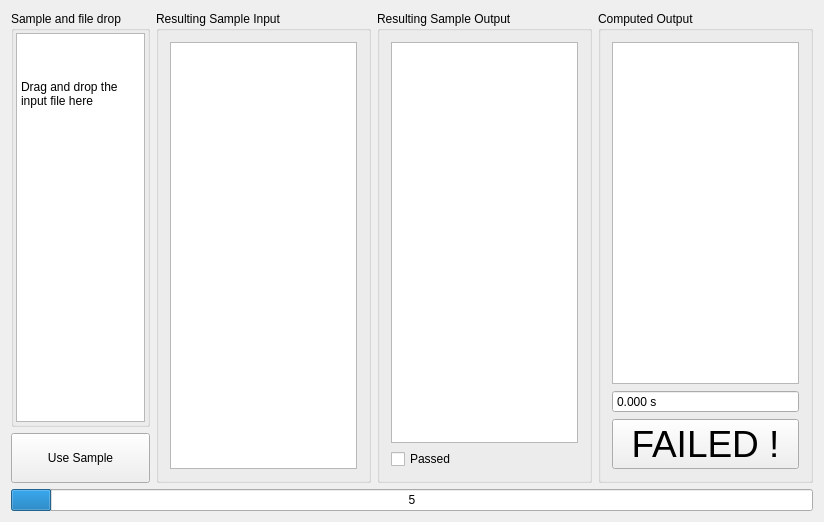
<?xml version="1.0" encoding="UTF-8"?>
<ui version="4.0">
 <class>StandingOvationClass</class>
 <widget class="QWidget" name="StandingOvationClass">
  <property name="geometry">
   <rect>
    <x>0</x>
    <y>0</y>
    <width>824</width>
    <height>522</height>
   </rect>
  </property>
  <property name="acceptDrops">
   <bool>true</bool>
  </property>
  <property name="windowTitle">
   <string>StandingOvation</string>
  </property>
  <layout class="QVBoxLayout" name="verticalLayout_6">
   <item>
    <layout class="QHBoxLayout" name="horizontalLayout_2">
     <item>
      <layout class="QVBoxLayout" name="verticalLayout_5" stretch="0,0">
       <item>
        <widget class="QGroupBox" name="groupBox">
         <property name="title">
          <string>Sample and file drop</string>
         </property>
         <layout class="QVBoxLayout" name="verticalLayout">
          <property name="spacing">
           <number>2</number>
          </property>
          <property name="margin">
           <number>2</number>
          </property>
          <item>
           <widget class="QPlainTextEdit" name="pEditDrop">
            <property name="acceptDrops">
             <bool>false</bool>
            </property>
            <property name="plainText">
             <string>


Drag and drop the input file here</string>
            </property>
           </widget>
          </item>
         </layout>
        </widget>
       </item>
       <item>
        <widget class="QPushButton" name="pUseSampleButton">
         <property name="minimumSize">
          <size>
           <width>0</width>
           <height>50</height>
          </size>
         </property>
         <property name="text">
          <string>Use Sample</string>
         </property>
        </widget>
       </item>
      </layout>
     </item>
     <item>
      <layout class="QHBoxLayout" name="horizontalLayout">
       <item>
        <widget class="QGroupBox" name="groupBox_2">
         <property name="title">
          <string>Resulting Sample Input</string>
         </property>
         <layout class="QVBoxLayout" name="verticalLayout_2">
          <item>
           <widget class="QPlainTextEdit" name="pEditSampleInput">
            <property name="acceptDrops">
             <bool>false</bool>
            </property>
           </widget>
          </item>
         </layout>
        </widget>
       </item>
       <item>
        <widget class="QGroupBox" name="pGroupSamplOut">
         <property name="title">
          <string>Resulting Sample Output</string>
         </property>
         <layout class="QVBoxLayout" name="verticalLayout_4">
          <item>
           <widget class="QPlainTextEdit" name="pEditSampleOutput">
            <property name="acceptDrops">
             <bool>false</bool>
            </property>
           </widget>
          </item>
          <item>
           <widget class="QCheckBox" name="pPassedCheckBox">
            <property name="text">
             <string>Passed</string>
            </property>
            <property name="iconSize">
             <size>
              <width>28</width>
              <height>28</height>
             </size>
            </property>
            <property name="checkable">
             <bool>true</bool>
            </property>
           </widget>
          </item>
         </layout>
        </widget>
       </item>
       <item>
        <widget class="QGroupBox" name="groupBox_3">
         <property name="title">
          <string>Computed Output</string>
         </property>
         <layout class="QVBoxLayout" name="verticalLayout_3">
          <item>
           <widget class="QPlainTextEdit" name="pEditComputedOutput">
            <property name="acceptDrops">
             <bool>false</bool>
            </property>
           </widget>
          </item>
          <item>
           <widget class="QDoubleSpinBox" name="pTimeBox">
            <property name="buttonSymbols">
             <enum>QAbstractSpinBox::NoButtons</enum>
            </property>
            <property name="prefix">
             <string/>
            </property>
            <property name="suffix">
             <string> s</string>
            </property>
            <property name="decimals">
             <number>3</number>
            </property>
            <property name="maximum">
             <double>1000.000000000000000</double>
            </property>
           </widget>
          </item>
          <item>
           <widget class="QPushButton" name="pFailedButton">
            <property name="enabled">
             <bool>true</bool>
            </property>
            <property name="minimumSize">
             <size>
              <width>0</width>
              <height>50</height>
             </size>
            </property>
            <property name="font">
             <font>
              <pointsize>28</pointsize>
             </font>
            </property>
            <property name="text">
             <string>FAILED !</string>
            </property>
           </widget>
          </item>
         </layout>
        </widget>
       </item>
      </layout>
     </item>
    </layout>
   </item>
   <item>
    <widget class="QProgressBar" name="pProgressBar">
     <property name="value">
      <number>5</number>
     </property>
     <property name="textVisible">
      <bool>true</bool>
     </property>
     <property name="invertedAppearance">
      <bool>false</bool>
     </property>
     <property name="textDirection">
      <enum>QProgressBar::TopToBottom</enum>
     </property>
     <property name="format">
      <string>%v</string>
     </property>
    </widget>
   </item>
  </layout>
 </widget>
 <layoutdefault spacing="6" margin="11"/>
 <resources>
  <include location="visualproblemsolver.qrc"/>
 </resources>
 <connections/>
</ui>
